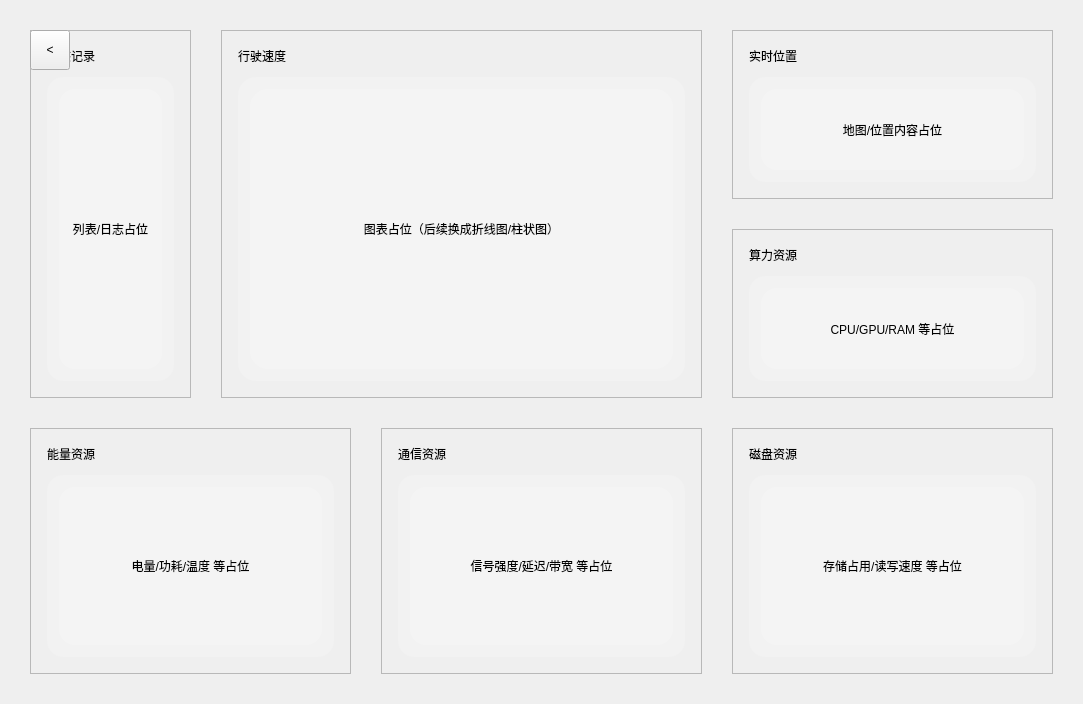
<?xml version="1.0" encoding="UTF-8"?>
<ui version="4.0">
 <class>Form</class>
 <widget class="QWidget" name="Form">
  <property name="geometry">
   <rect>
    <x>0</x>
    <y>0</y>
    <width>1083</width>
    <height>704</height>
   </rect>
  </property>
  <property name="windowTitle">
   <string>Form</string>
  </property>
  <layout class="QGridLayout" name="gridMain" rowstretch="3,2" columnstretch="1">
   <property name="leftMargin">
    <number>30</number>
   </property>
   <property name="topMargin">
    <number>30</number>
   </property>
   <property name="rightMargin">
    <number>30</number>
   </property>
   <property name="bottomMargin">
    <number>30</number>
   </property>
   <property name="spacing">
    <number>30</number>
   </property>
   <item row="0" column="0">
    <layout class="QGridLayout" name="gridTop" rowstretch="1" columnstretch="1,3,2">
     <property name="leftMargin">
      <number>0</number>
     </property>
     <property name="topMargin">
      <number>0</number>
     </property>
     <property name="rightMargin">
      <number>0</number>
     </property>
     <property name="bottomMargin">
      <number>0</number>
     </property>
     <property name="spacing">
      <number>30</number>
     </property>
     <item row="0" column="0">
      <widget class="QFrame" name="frameStatus">
       <property name="frameShape">
        <enum>QFrame::StyledPanel</enum>
       </property>
       <property name="frameShadow">
        <enum>QFrame::Raised</enum>
       </property>
       <layout class="QVBoxLayout" name="layoutStatus">
        <property name="spacing">
         <number>12</number>
        </property>
        <property name="leftMargin">
         <number>16</number>
        </property>
        <property name="topMargin">
         <number>16</number>
        </property>
        <property name="rightMargin">
         <number>16</number>
        </property>
        <property name="bottomMargin">
         <number>16</number>
        </property>
        <item>
         <widget class="QLabel" name="labelStatusTitle">
          <property name="text">
           <string>状态记录</string>
          </property>
          <property name="alignment">
           <set>Qt::AlignLeading|Qt::AlignLeft|Qt::AlignTop</set>
          </property>
         </widget>
        </item>
        <item>
         <widget class="QWidget" name="statusPlaceholder" native="true">
          <property name="sizePolicy">
           <sizepolicy hsizetype="Expanding" vsizetype="Expanding">
            <horstretch>0</horstretch>
            <verstretch>0</verstretch>
           </sizepolicy>
          </property>
          <property name="styleSheet">
           <string notr="true">background: rgba(255,255,255,40); border-radius: 16px;</string>
          </property>
          <layout class="QVBoxLayout" name="layoutStatusPlaceholder">
           <property name="leftMargin">
            <number>12</number>
           </property>
           <property name="topMargin">
            <number>12</number>
           </property>
           <property name="rightMargin">
            <number>12</number>
           </property>
           <property name="bottomMargin">
            <number>12</number>
           </property>
           <item>
            <widget class="QLabel" name="labelStatusPlaceholder">
             <property name="text">
              <string>列表/日志占位</string>
             </property>
             <property name="alignment">
              <set>Qt::AlignCenter</set>
             </property>
            </widget>
           </item>
          </layout>
         </widget>
        </item>
       </layout>
      </widget>
     </item>
     <item row="0" column="1">
      <widget class="QFrame" name="frameSpeedChart">
       <property name="frameShape">
        <enum>QFrame::StyledPanel</enum>
       </property>
       <property name="frameShadow">
        <enum>QFrame::Raised</enum>
       </property>
       <layout class="QVBoxLayout" name="layoutSpeedChart">
        <property name="spacing">
         <number>12</number>
        </property>
        <property name="leftMargin">
         <number>16</number>
        </property>
        <property name="topMargin">
         <number>16</number>
        </property>
        <property name="rightMargin">
         <number>16</number>
        </property>
        <property name="bottomMargin">
         <number>16</number>
        </property>
        <item>
         <widget class="QLabel" name="labelSpeedTitle">
          <property name="text">
           <string>行驶速度</string>
          </property>
          <property name="alignment">
           <set>Qt::AlignLeading|Qt::AlignLeft|Qt::AlignTop</set>
          </property>
         </widget>
        </item>
        <item>
         <widget class="QWidget" name="speedChartPlaceholder" native="true">
          <property name="sizePolicy">
           <sizepolicy hsizetype="Expanding" vsizetype="Expanding">
            <horstretch>0</horstretch>
            <verstretch>0</verstretch>
           </sizepolicy>
          </property>
          <property name="minimumSize">
           <size>
            <width>0</width>
            <height>250</height>
           </size>
          </property>
          <property name="styleSheet">
           <string notr="true">background: rgba(255,255,255,40); border-radius: 18px;</string>
          </property>
          <layout class="QVBoxLayout" name="layoutSpeedPlaceholder">
           <property name="leftMargin">
            <number>12</number>
           </property>
           <property name="topMargin">
            <number>12</number>
           </property>
           <property name="rightMargin">
            <number>12</number>
           </property>
           <property name="bottomMargin">
            <number>12</number>
           </property>
           <item>
            <widget class="QLabel" name="labelSpeedPlaceholder">
             <property name="text">
              <string>图表占位（后续换成折线图/柱状图）</string>
             </property>
             <property name="alignment">
              <set>Qt::AlignCenter</set>
             </property>
            </widget>
           </item>
          </layout>
         </widget>
        </item>
       </layout>
      </widget>
     </item>
     <item row="0" column="2">
      <layout class="QVBoxLayout" name="layoutRight">
       <property name="spacing">
        <number>30</number>
       </property>
       <property name="leftMargin">
        <number>0</number>
       </property>
       <property name="topMargin">
        <number>0</number>
       </property>
       <property name="rightMargin">
        <number>0</number>
       </property>
       <property name="bottomMargin">
        <number>0</number>
       </property>
       <item>
        <widget class="QFrame" name="frameRealtimePos">
         <property name="frameShape">
          <enum>QFrame::StyledPanel</enum>
         </property>
         <property name="frameShadow">
          <enum>QFrame::Raised</enum>
         </property>
         <layout class="QVBoxLayout" name="layoutRealtimePos">
          <property name="spacing">
           <number>12</number>
          </property>
          <property name="leftMargin">
           <number>16</number>
          </property>
          <property name="topMargin">
           <number>16</number>
          </property>
          <property name="rightMargin">
           <number>16</number>
          </property>
          <property name="bottomMargin">
           <number>16</number>
          </property>
          <item>
           <widget class="QLabel" name="labelRealtimePosTitle">
            <property name="text">
             <string>实时位置</string>
            </property>
            <property name="alignment">
             <set>Qt::AlignLeading|Qt::AlignLeft|Qt::AlignTop</set>
            </property>
           </widget>
          </item>
          <item>
           <widget class="QWidget" name="realtimePosPlaceholder" native="true">
            <property name="sizePolicy">
             <sizepolicy hsizetype="Expanding" vsizetype="Expanding">
              <horstretch>0</horstretch>
              <verstretch>0</verstretch>
             </sizepolicy>
            </property>
            <property name="styleSheet">
             <string notr="true">background: rgba(255,255,255,40); border-radius: 16px;</string>
            </property>
            <layout class="QVBoxLayout" name="layoutRealtimePosPlaceholder">
             <property name="leftMargin">
              <number>12</number>
             </property>
             <property name="topMargin">
              <number>12</number>
             </property>
             <property name="rightMargin">
              <number>12</number>
             </property>
             <property name="bottomMargin">
              <number>12</number>
             </property>
             <item>
              <widget class="QLabel" name="labelRealtimePosPlaceholder">
               <property name="text">
                <string>地图/位置内容占位</string>
               </property>
               <property name="alignment">
                <set>Qt::AlignCenter</set>
               </property>
              </widget>
             </item>
            </layout>
           </widget>
          </item>
         </layout>
        </widget>
       </item>
       <item>
        <widget class="QFrame" name="frameCompute">
         <property name="frameShape">
          <enum>QFrame::StyledPanel</enum>
         </property>
         <property name="frameShadow">
          <enum>QFrame::Raised</enum>
         </property>
         <layout class="QVBoxLayout" name="layoutCompute">
          <property name="spacing">
           <number>12</number>
          </property>
          <property name="leftMargin">
           <number>16</number>
          </property>
          <property name="topMargin">
           <number>16</number>
          </property>
          <property name="rightMargin">
           <number>16</number>
          </property>
          <property name="bottomMargin">
           <number>16</number>
          </property>
          <item>
           <widget class="QLabel" name="labelComputeTitle">
            <property name="text">
             <string>算力资源</string>
            </property>
            <property name="alignment">
             <set>Qt::AlignLeading|Qt::AlignLeft|Qt::AlignTop</set>
            </property>
           </widget>
          </item>
          <item>
           <widget class="QWidget" name="computePlaceholder" native="true">
            <property name="sizePolicy">
             <sizepolicy hsizetype="Expanding" vsizetype="Expanding">
              <horstretch>0</horstretch>
              <verstretch>0</verstretch>
             </sizepolicy>
            </property>
            <property name="styleSheet">
             <string notr="true">background: rgba(255,255,255,40); border-radius: 16px;</string>
            </property>
            <layout class="QVBoxLayout" name="layoutComputePlaceholder">
             <property name="leftMargin">
              <number>12</number>
             </property>
             <property name="topMargin">
              <number>12</number>
             </property>
             <property name="rightMargin">
              <number>12</number>
             </property>
             <property name="bottomMargin">
              <number>12</number>
             </property>
             <item>
              <widget class="QLabel" name="labelComputePlaceholder">
               <property name="text">
                <string>CPU/GPU/RAM 等占位</string>
               </property>
               <property name="alignment">
                <set>Qt::AlignCenter</set>
               </property>
              </widget>
             </item>
            </layout>
           </widget>
          </item>
         </layout>
        </widget>
       </item>
      </layout>
     </item>
     <item row="0" column="0" alignment="Qt::AlignLeft|Qt::AlignTop">
      <widget class="QToolButton" name="btnBack">
       <property name="minimumSize">
        <size>
         <width>40</width>
         <height>40</height>
        </size>
       </property>
       <property name="text">
        <string>&lt;</string>
       </property>
      </widget>
     </item>
    </layout>
   </item>
   <item row="1" column="0">
    <layout class="QGridLayout" name="gridBottom" rowstretch="1" columnstretch="1,1,1">
     <property name="leftMargin">
      <number>0</number>
     </property>
     <property name="topMargin">
      <number>0</number>
     </property>
     <property name="rightMargin">
      <number>0</number>
     </property>
     <property name="bottomMargin">
      <number>0</number>
     </property>
     <property name="horizontalSpacing">
      <number>30</number>
     </property>
     <item row="0" column="0">
      <widget class="QFrame" name="frameEnergy">
       <property name="frameShape">
        <enum>QFrame::StyledPanel</enum>
       </property>
       <property name="frameShadow">
        <enum>QFrame::Raised</enum>
       </property>
       <layout class="QVBoxLayout" name="layoutEnergy">
        <property name="spacing">
         <number>12</number>
        </property>
        <property name="leftMargin">
         <number>16</number>
        </property>
        <property name="topMargin">
         <number>16</number>
        </property>
        <property name="rightMargin">
         <number>16</number>
        </property>
        <property name="bottomMargin">
         <number>16</number>
        </property>
        <item>
         <widget class="QLabel" name="labelEnergyTitle">
          <property name="text">
           <string>能量资源</string>
          </property>
          <property name="alignment">
           <set>Qt::AlignLeading|Qt::AlignLeft|Qt::AlignTop</set>
          </property>
         </widget>
        </item>
        <item>
         <widget class="QWidget" name="energyPlaceholder" native="true">
          <property name="sizePolicy">
           <sizepolicy hsizetype="Expanding" vsizetype="Expanding">
            <horstretch>0</horstretch>
            <verstretch>0</verstretch>
           </sizepolicy>
          </property>
          <property name="styleSheet">
           <string notr="true">background: rgba(255,255,255,40); border-radius: 16px;</string>
          </property>
          <layout class="QVBoxLayout" name="layoutEnergyPlaceholder">
           <property name="leftMargin">
            <number>12</number>
           </property>
           <property name="topMargin">
            <number>12</number>
           </property>
           <property name="rightMargin">
            <number>12</number>
           </property>
           <property name="bottomMargin">
            <number>12</number>
           </property>
           <item>
            <widget class="QLabel" name="labelEnergyPlaceholder">
             <property name="text">
              <string>电量/功耗/温度 等占位</string>
             </property>
             <property name="alignment">
              <set>Qt::AlignCenter</set>
             </property>
            </widget>
           </item>
          </layout>
         </widget>
        </item>
       </layout>
      </widget>
     </item>
     <item row="0" column="1">
      <widget class="QFrame" name="frameComm">
       <property name="frameShape">
        <enum>QFrame::StyledPanel</enum>
       </property>
       <property name="frameShadow">
        <enum>QFrame::Raised</enum>
       </property>
       <layout class="QVBoxLayout" name="layoutComm">
        <property name="spacing">
         <number>12</number>
        </property>
        <property name="leftMargin">
         <number>16</number>
        </property>
        <property name="topMargin">
         <number>16</number>
        </property>
        <property name="rightMargin">
         <number>16</number>
        </property>
        <property name="bottomMargin">
         <number>16</number>
        </property>
        <item>
         <widget class="QLabel" name="labelCommTitle">
          <property name="text">
           <string>通信资源</string>
          </property>
          <property name="alignment">
           <set>Qt::AlignLeading|Qt::AlignLeft|Qt::AlignTop</set>
          </property>
         </widget>
        </item>
        <item>
         <widget class="QWidget" name="commPlaceholder" native="true">
          <property name="sizePolicy">
           <sizepolicy hsizetype="Expanding" vsizetype="Expanding">
            <horstretch>0</horstretch>
            <verstretch>0</verstretch>
           </sizepolicy>
          </property>
          <property name="styleSheet">
           <string notr="true">background: rgba(255,255,255,40); border-radius: 16px;</string>
          </property>
          <layout class="QVBoxLayout" name="layoutCommPlaceholder">
           <property name="leftMargin">
            <number>12</number>
           </property>
           <property name="topMargin">
            <number>12</number>
           </property>
           <property name="rightMargin">
            <number>12</number>
           </property>
           <property name="bottomMargin">
            <number>12</number>
           </property>
           <item>
            <widget class="QLabel" name="labelCommPlaceholder">
             <property name="text">
              <string>信号强度/延迟/带宽 等占位</string>
             </property>
             <property name="alignment">
              <set>Qt::AlignCenter</set>
             </property>
            </widget>
           </item>
          </layout>
         </widget>
        </item>
       </layout>
      </widget>
     </item>
     <item row="0" column="2">
      <widget class="QFrame" name="frameDisk">
       <property name="frameShape">
        <enum>QFrame::StyledPanel</enum>
       </property>
       <property name="frameShadow">
        <enum>QFrame::Raised</enum>
       </property>
       <layout class="QVBoxLayout" name="layoutDisk">
        <property name="spacing">
         <number>12</number>
        </property>
        <property name="leftMargin">
         <number>16</number>
        </property>
        <property name="topMargin">
         <number>16</number>
        </property>
        <property name="rightMargin">
         <number>16</number>
        </property>
        <property name="bottomMargin">
         <number>16</number>
        </property>
        <item>
         <widget class="QLabel" name="labelDiskTitle">
          <property name="text">
           <string>磁盘资源</string>
          </property>
          <property name="alignment">
           <set>Qt::AlignLeading|Qt::AlignLeft|Qt::AlignTop</set>
          </property>
         </widget>
        </item>
        <item>
         <widget class="QWidget" name="diskPlaceholder" native="true">
          <property name="sizePolicy">
           <sizepolicy hsizetype="Expanding" vsizetype="Expanding">
            <horstretch>0</horstretch>
            <verstretch>0</verstretch>
           </sizepolicy>
          </property>
          <property name="styleSheet">
           <string notr="true">background: rgba(255,255,255,40); border-radius: 16px;</string>
          </property>
          <layout class="QVBoxLayout" name="layoutDiskPlaceholder">
           <property name="leftMargin">
            <number>12</number>
           </property>
           <property name="topMargin">
            <number>12</number>
           </property>
           <property name="rightMargin">
            <number>12</number>
           </property>
           <property name="bottomMargin">
            <number>12</number>
           </property>
           <item>
            <widget class="QLabel" name="labelDiskPlaceholder">
             <property name="text">
              <string>存储占用/读写速度 等占位</string>
             </property>
             <property name="alignment">
              <set>Qt::AlignCenter</set>
             </property>
            </widget>
           </item>
          </layout>
         </widget>
        </item>
       </layout>
      </widget>
     </item>
    </layout>
   </item>
  </layout>
 </widget>
 <resources/>
 <connections/>
</ui>
